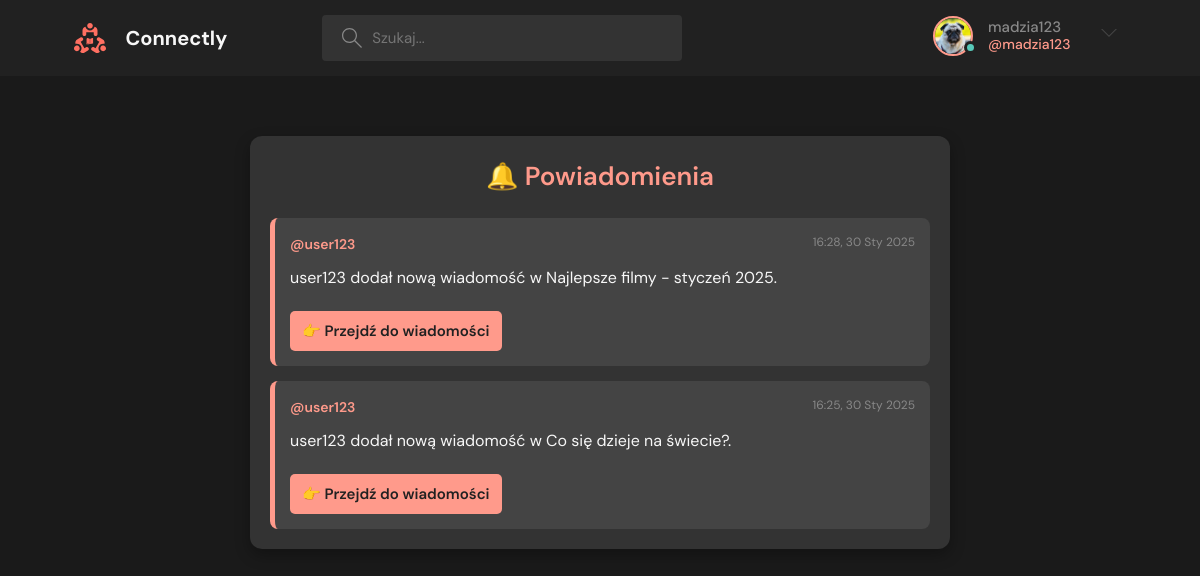
The page /notifications/ (signed in) on the database its author committed.
### base/models.py (models this page shows, shortened)
class User(AbstractUser):
    name = models.CharField(max_length=200, null=True)
    email = models.EmailField(unique=True, null=True)
    bio = models.TextField(null=True)
    avatar = models.ImageField(null=True, default="photo1.jpg")
    USERNAME_FIELD = 'email'
    REQUIRED_FIELDS = []

class Notification(models.Model):
    user = models.ForeignKey(User, on_delete=models.CASCADE, related_name="notifications")
    sender = models.ForeignKey(User, on_delete=models.CASCADE, related_name="sent_notifications", null=True, blank=True)
    message = models.CharField(max_length=255)
    link = models.URLField(null=True, blank=True)
    created_at = models.DateTimeField(auto_now_add=True)
    is_read = models.BooleanField(default=False)

### base/views.py (the view)
# urls.py: path('notifications/', views.notifications, name='notifications'),
@login_required(login_url='login')
def notifications(request):
    notifications = request.user.notifications.order_by('-created_at')
    return render(request, 'base/notifications.html', {'notifications': notifications})

### base/templates/base/notifications.html
{% extends 'main.html' %}
{% block content %}
    <main class="content-container">
        <h2 class="notifications-title">🔔 Powiadomienia</h2>
        {% if notifications %}
            <div class="notifications-list">
                {% for notification in notifications %}
                    <div class="notification-card">
                        <div class="notification-header">
                            <span class="notification-user">@{{ notification.sender.username }}</span>
                            <span class="notification-time">{{ notification.created_at|date:"H:i, d M Y" }}</span>
                        </div>
                        <p class="notification-message">{{ notification.message }}</p>
                        <a href="{{ notification.link }}" class="notification-link">👉 Przejdź do wiadomości</a>
                    </div>
                {% endfor %}
            </div>
        {% else %}
            <p class="no-notifications">Brak nowych powiadomień 💤</p>
        {% endif %}
    </main>
{% endblock %}

### templates/navbar.html (shortened to what this page needs)
{% load static %}
<header class="header header--loggedIn">
      <div class="container">
        <a href="{% url 'home' %}" class="header__logo">
          <img src="{% static 'images/logo.svg' %}" />
          <h1>Connectly</h1>
        </a>
        <form class="header__search" method="GET" action="{% url 'home' %}">
          <label>
            <input name="q" placeholder="Szukaj..." />
          </label>
        </form>
        <nav class="header__menu">
          {%if request.user.is_authenticated %}
          <div class="header__user">
            <a href="{% url 'user-profile' request.user.id  %}">
              <div class="avatar avatar--medium active">
                <img src="{{request.user.avatar.url}}" />
              </div>
              <p>{{request.user.username}} <span>@{{request.user.username}}</span></p>
            </a>
            <button class="dropdown-button">
              <svg version="1.1" xmlns="http://www.w3.org/2000/svg" width="32" height="32" viewBox="0 0 32 32">
                <title>chevron-down</title>
                <path d="M16 21l-13-13h-3l16 16 16-16h-3l-13 13z"></path>
              </svg>
            </button>
          </div>
          {% else %}
          <a href="{% url 'login' %}">
            <img src="{% static 'images/avatar.svg' %}" />
            <p>Logowanie</p>
          </a>
          {% endif %}
        </nav>
      </div>
    </header>

### rows shown on the page
User: user.avatar (picture), user.username "madzia123"
Notification: sender.username "user123", created_at "16:28, 30 Sty 2025", message "user123 dodał nową wiadomość w Najlepsze filmy - styczeń 2025."
Notification: sender.username "user123", created_at "16:25, 30 Sty 2025", message "user123 dodał nową wiadomość w Co się dzieje na świecie?."
